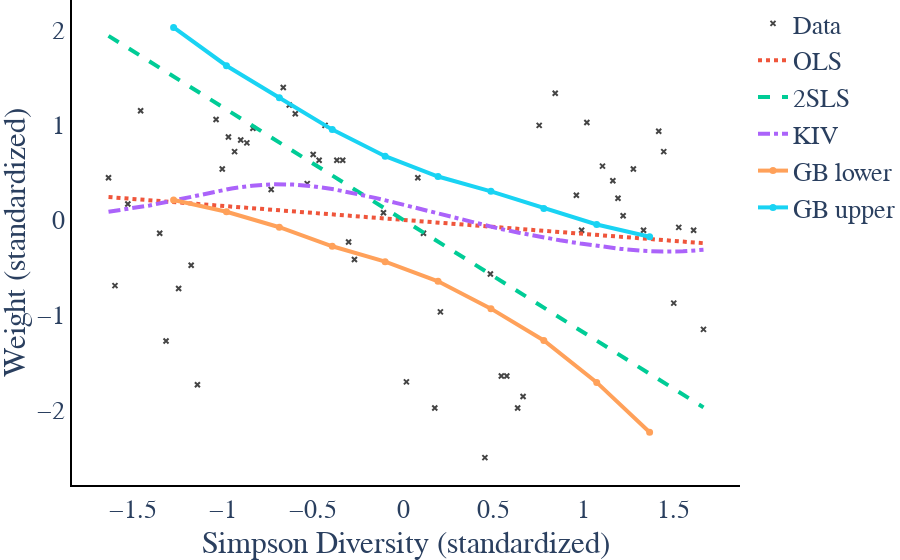

Source (notebook cell):
### Code cell
fig = plot_diversity_methods(x, y, xstar, xstar_bound, ystar_ols, ystar_2sls, ystar_kiv, results)
fig.update_layout(xaxis=dict(title="Simpson Diversity (standardized)"))
fig.show()
fig.write_image(os.path.join(img_path, "SimpsonDiversity.pdf"))
